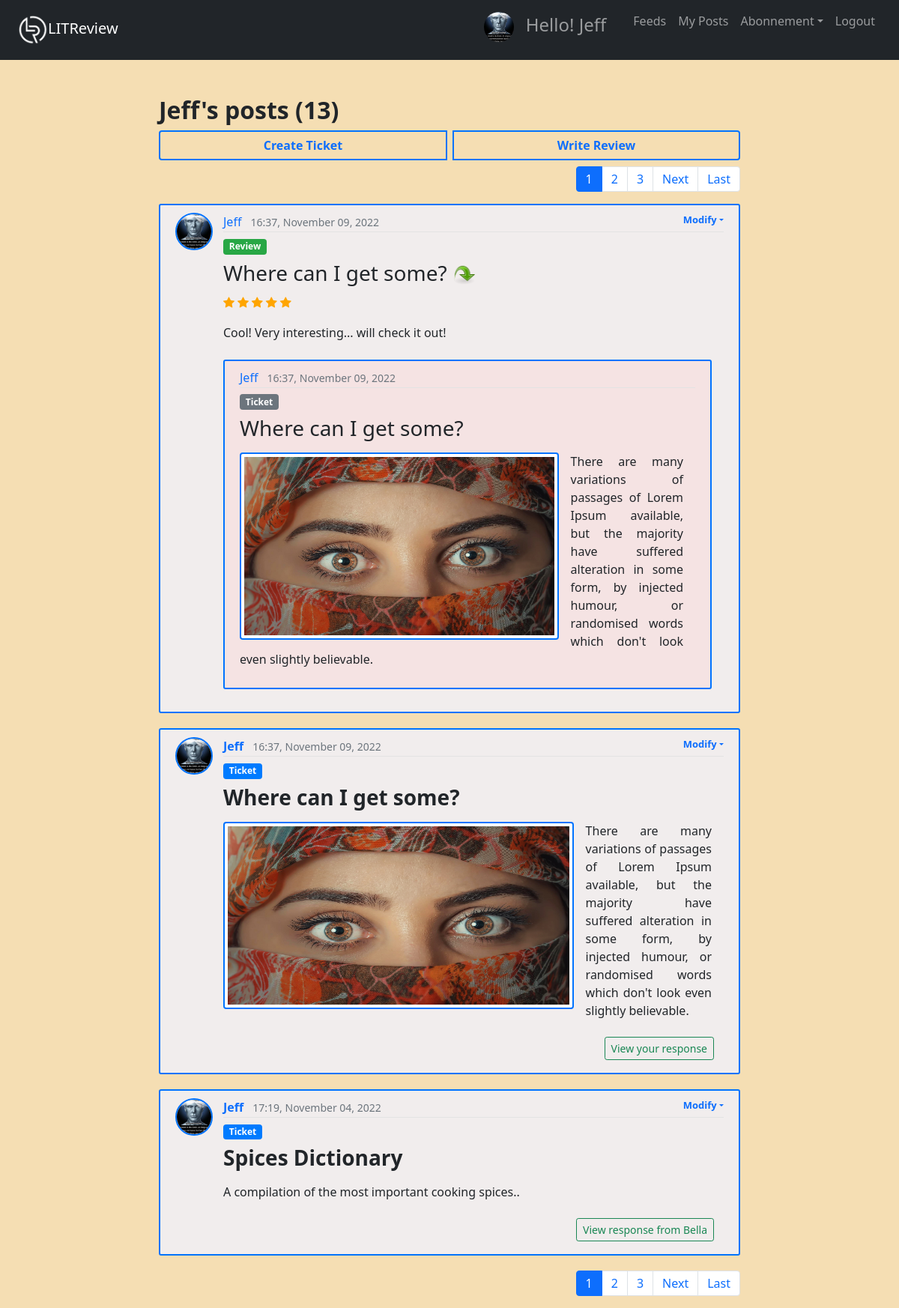
The app's page /my_posts/ (signed in) with its own data.
### users/models.py (models this page shows, shortened)
class UserProfile(models.Model):
    user = models.OneToOneField(User, on_delete=models.CASCADE)
    image = models.ImageField(default="default.jpg", upload_to="profile_pics")

### feeds/models.py (models this page shows, shortened)
class Review(models.Model):
    ticket = models.ForeignKey(to=Ticket, on_delete=models.CASCADE)
    rating = models.PositiveSmallIntegerField(
        validators=[MinValueValidator(0), MaxValueValidator(5)]
    )
    headline = models.CharField(max_length=128)
    body = models.TextField(max_length=8192, blank=True)
    user = models.ForeignKey(to=settings.AUTH_USER_MODEL, on_delete=models.CASCADE)
    time_created = models.DateTimeField(default=timezone.now)

class Ticket(models.Model):
    title = models.CharField(max_length=128)
    description = models.TextField(max_length=2048, blank=True)
    user = models.ForeignKey(to=settings.AUTH_USER_MODEL, on_delete=models.CASCADE)
    time_created = models.DateTimeField(default=timezone.now)
    image = models.ImageField(blank=True, null=True, upload_to="reviews_img")
    if image is True:
        def save(self, *args, **kwargs):
            super().save()
            img = ImageOps.contain(Image.open(self.image.path), (200, 200), method=3)
            img.save(self.image.path)

### feeds/views.py (the view)
# urls.py: path("my_posts/", d_views.user_posts, name="my-posts"),
@login_required
def user_posts(request, pk=None):
    if pk:
        user = get_object_or_404(User, id=pk)
    else:
        user = request.user
    followed_users = get_follows(request.user)
    reviews = Review.objects.filter(user=user)
    reviews = reviews.annotate(content_type=Value("REVIEW", CharField()))
    tickets = Ticket.objects.filter(user=user)
    tickets = tickets.annotate(content_type=Value("TICKET", CharField()))
    replied_tickets, replied_reviews = get_replied_tickets(tickets)
    posts_list = sorted(
        chain(reviews, tickets), key=lambda post: post.time_created, reverse=True
    )
    if posts_list:
        paginator = Paginator(posts_list, 3)
        page = request.GET.get("page")
        posts = paginator.get_page(page)
        total_posts = paginator.count
    else:
        posts = None
        total_posts = 0
    context = {
        "posts": posts,
        "title": f"{user.username}'s posts ({total_posts})",
        "r_tickets": replied_tickets,
        "r_reviews": replied_reviews,
        "followed_users": followed_users,
    }
    return render(request, "feeds/feeds.html", context)

### feeds/utils.py (called while the page is built)
def get_replied_tickets(tickets):
    replied_tickets = []
    replied_reviews = []
    for ticket in tickets:
        try:
            replied = Review.objects.get(ticket=ticket)
            if replied:
                replied_tickets.append(replied.ticket)
                replied_reviews.append(replied)
        except Review.DoesNotExist:
            pass
    return replied_tickets, replied_reviews

def get_follows(user):
    follows = UserFollows.objects.filter(user=user)
    followed_users = []
    for follow in follows:
        followed_users.append(follow.followed_user)
    return followed_users

### feeds/templates/feeds/feeds.html (shortened to what this page needs)
{% extends 'feeds/base.html' %}
{% load static %}
{% block content %}
<div class="container p-0">
    <div class="row mb-2">
      <h2 class="col-8 py-2 mb-0 font-weight-bold">
        {% if posts %}
          {{ title }}
        {% endif %}
      </h2>
      <div class="btn-group" role="group">
        <a type="button" class="btn btn-outline-primary mr-sm-2 font-weight-bold" href="{% url 'create-ticket' %}">Create Ticket</a>
        <a type="button" class="btn btn-outline-primary font-weight-bold" href="{% url 'create-review' %}">Write Review</a>
      </div>
    </div>
  </div>
{% if posts %}
 {% include 'feeds/pagination.html' %}
  {% for post in posts %}
    {% if post.content_type == 'REVIEW' %}
      {% include 'feeds/review_display.html' %}
    {% elif post.content_type == 'TICKET' %}
      {% include 'feeds/ticket_display.html' %}
    {% endif %}
  {% endfor %}
  {% include 'feeds/pagination.html' %}
  {% endif %}
{% endblock content %}

### feeds/templates/feeds/base.html (shortened to what this page needs)
<!DOCTYPE html>
{% load static %}
<html>
<head>
    <link rel="stylesheet" type="text/css" href="{% static 'feeds/css/styles.css'%}?1510690221335">
    <link rel="stylesheet" href="https://cdn.jsdelivr.net/npm/bootstrap@4.3.1/dist/css/bootstrap.min.css" integrity="sha384-
         ggOyR0iXCbMQv3Xipma34MD+dH/1fQ784/j6cY/iJTQUOhcWr7x9JvoRxT2MZw1T">
    <link href="https://cdn.jsdelivr.net/npm/bootstrap@5.0.1/dist/css/bootstrap.min.css" rel="stylesheet">
    <link rel="stylesheet" href="https://cdn.jsdelivr.net/npm/bootstrap-icons@1.7.2/font/bootstrap-icons.css">
</head>
<body>
    <header class="site-header">
    <div id="content", name="content", class="main">
        <div class="row justify-content-center">
            <nav class="navbar navbar-expand-sm bg-dark navbar-dark">
                <div class="container-fluid">
                    <a class="navbar-brand" href=""><img src="{% static 'feeds/img/logo_LITReview.png' %}" width="40" height="40" alt="LITReview logo">LITReview</a>
                    {% if user.is_authenticated%}
                        <div class="collapse navbar-collapse" id="collapsibleNavbar">
                            <ul class="navbar-nav ms-auto">
                                <li class="nav-item">
                                    <h4 class="nav-link hello-msg"><img class="rounded-circle msg-img" src="{{ user.userprofile.image.url }}"/> Hello! {{ user.username}} </h4>
                                </li>
                                <li class="nav-item">
                                    <a class="nav-link" href="{% url 'feeds-home' %}">Feeds</a>
                                </li>
                                <li class="nav-item">
                                    <a class="nav-link" href="{% url 'my-posts' %}">My Posts</a>
                                </li>
                                <li class="nav-item dropdown">
                                    <a class="nav-link dropdown-toggle" href="#" role="button" data-bs-toggle="dropdown">Abonnement</a>
                                </li>
                                <li class="nav-item">
                                    <a class="nav-link" href="/logout">Logout</a>
                                </li>
                            </ul>
                    {% endif %}
                </div>
            </nav>
          </div>
        </header>
        <div id="content", name="content", class="main">
            <div class="row justify-content-center">
                <div class="col-4">
                    {% block content %}
                    {% endblock content %}
                </div>
            </div>
        </div>
</body>
</html>

### feeds/templates/feeds/review_display.html (shortened to what this page needs)
{% load static %}
<article class="media content-section">
  <img class="rounded-circle article-img" src="{{ post.user.userprofile.image.url }}"
        alt="{{ post.user.username }} profile picture">
  <div class="media-body">
    <div class="article-metadata">
      {% if post.user != user %}
        {% if post.user in followed_users %}
          <a class="mr-2 mb-0 text-decoration-none" href="{% url 'user-posts' post.user.id %}">{{ post.user }}</a>
        {% else %}
          <p class="mr-2 mb-0" style="display:inline">{{ post.user }}</p>
        {% endif %}
      {% else %}
        <a class="mr-2 mb-0 text-decoration-none" href="{% url 'my-posts' %}">{{ post.user }}</a>
      {% endif %}
      <small class="text-muted">{{ post.time_created|date:"H:i, F d, Y" }}</small>
      {% if post.user == user %}
        <div class="modify-post">
          <ul class="list-item dropdown">
            <a class="list-link dropdown-toggle text-decoration-none" href="#" role="button" data-bs-toggle="dropdown">Modify</a>
          </ul>
        </div>
      {% elif post.user not in followed_users %}
        <div class="ml-3 text-muted d-inline">
          <i>You are not following {{ post.user }}</i>
          <a class="ml-2 text-success text-decoration-none" href="{% url 'follows_page' %}">Follow</a>
        </div>
      {% endif %}
    </div>
    <h6 class="mb-2 mt-2"><span class="badge badge-success">Review</span></h6>
    <h3 class="mt-0">
      <a class="text-dark text-decoration-none" href="{% url 'review-detail' post.id %}">{{ post.headline }}
        <img src="{% static 'feeds/img/go_jump.png' %}" width="30" height="30" alt="reply png"></a><br>
      <p class="star-rating-{{ post.rating }}" id="stars">
        <i class="bi bi-star-fill"></i>
        <i class="bi bi-star-fill"></i>
        <i class="bi bi-star-fill"></i>
        <i class="bi bi-star-fill"></i>
        <i class="bi bi-star-fill"></i>
      </p>
    </h3>
    <div class="review-body">
      <p class="article-content text-justify mt-3 mr-3">{{ post.body }}</p>
    </div>
    <article class="media content-section mr-3 mt-4" id="replied-ticket">
      <div class="media-body">
        <div class="article-metadata">
          {% if post.ticket.user != user %}
            {% if post.ticket.user in followed_users %}
              <a class="mr-2 mb-0" href="{% url 'user-posts' post.ticket.user.id %}">{{ post.ticket.user }}</a>
            {% else %}
              <p class="mr-2 mb-0" style="display:inline">{{ post.ticket.user }}</p>
            {% endif %}
          {% else %}
            <a class="mr-2 mb-0 text-decoration-none" href="{% url 'my-posts' %}">{{ post.ticket.user }}</a>
          {% endif %}
          <small class="text-muted">{{ post.ticket.time_created|date:"H:i, F d, Y" }}</small>
        </div>
        <h6 class="mb-2 mt-2"><span class="badge badge-pill badge-secondary">Ticket</span></h6>
        <h3 class="mt-0">
        <a class="text-dark text-decoration-none" href="{% url 'ticket-detail' post.ticket.id %}">{{ post.ticket.title }}</a>
        </h3>
        <div class="ticket-description">
          {% if post.ticket.image %}
            <img class="img-thumbnail float-left mb-1 mr-3" src="{{ post.ticket.image.url }}"
                alt="{{ post.ticket.title }}">
          {% endif %}
          <p class="article-content text-justify mt-3 mr-3">{{ post.ticket.description }}</p>
        </div>
      </div>
    </article>
  </div>
</article>

### feeds/templates/feeds/ticket_display.html (shortened to what this page needs)
<article class="media content-section">
  <img class="rounded-circle article-img" src="{{ post.user.userprofile.image.url }}"
       alt="{{ post.user.username }} profile picture">
  <div class="media-body">
    <div class="article-metadata">
      {% if post.user != user %}
        {% if post.user in followed_users %}
          <a class="mr-2 mb-0 text-decoration-none" href="{% url 'user-posts' post.user.id %}">{{ post.user }}</a>
        {% else %}
          <p class="mr-2 mb-0" style="display:inline">{{ post.user }}</p>
        {% endif %}
      {% else %}
        <a class="mr-2 mb-0 font-weight-bold text-decoration-none" href="{% url 'my-posts' %}">{{ post.user }}</a>
      {% endif %}
      <small class="text-muted">{{ post.time_created|date:"H:i, F d, Y" }}</small>
      {% if post.user == user %}
      <div class="modify-post">
        <ul class="list-item dropdown">
          <a class="list-link dropdown-toggle text-decoration-none" href="#" role="button" data-bs-toggle="dropdown">Modify</a>
      </ul>
    </div>
      {% elif post.user not in followed_users %}
        <div class="ml-3 text-muted d-inline">
          <i>You are not following {{ post.user }}</i>
          <a class="ml-2 text-success" href="{% url 'follows_page' %}">Follow</a>
        </div>
      {% endif %}
    </div>
    <h6 class="mb-2 mt-2"><span class="badge badge-pill badge-primary">Ticket</span></h6>
    <h3 class="mt-0"><a class="text-dark text-decoration-none font-weight-bold" href="{% url 'ticket-detail' post.id %}">{{ post.title }}</a></h3>
    <div class="ticket-description">
      {% if post.image %}
        <img class="img-thumbnail float-left mb-1 mr-3" src="{{ post.image.url }}"
             alt="{{ post.title }}">
      {% endif %}
      <p class="article-content text-justify mt-3 mr-3">{{ post.description }}</p>
    </div>
    {% if r_tickets and post in r_tickets %}
    {% for reply in r_reviews %}
      {% if post == reply.ticket %}
        <div class="btn float-right">
          <a class="btn btn-outline-success btn-sm" href="{% url 'review-detail' reply.id %}">
            {% if reply.user == user %}
              View your response
            {% else %}
              View response from {{ reply.user }}
            {% endif %}
          </a>
        </div>
      {% endif %}
    {% endfor %}
    {% endif %}
  </div>
</article>

### feeds/static/feeds/css/styles.css (style rules this page uses)
body, html { margin: 0; padding: 0; height: 100%; background: wheat !important; }
.col-4 { width: 800px !important; }
.col-8 { margin-top: 40px !important; }
.msg-img { width: 40px !important; margin-right: 10px; }
.hello-msg { margin-right: 20px; }
.site-header { color: #ffffff; }
.btn-outline-primary { border: 2px solid rgb(0, 115, 255) !important; }
.content-section { background: rgb(241, 237, 237); padding: 10px 20px; border: 2px solid rgb(0, 115, 255); border-radius: 3px; margin-bottom: 20px; }
#replied-ticket { background: rgb(245, 227, 227); }
.article-content { white-space: pre-line !important; text-align: left !important; word-spacing: normal !important; }
.mr-2 { text-decoration: none !important; }
.article-img { height: 50px; width: 50px; border: 2px solid rgb(0, 115, 255); margin-right: 14px; }
.article-metadata { padding-bottom: 1px; margin-bottom: 4px; border-bottom: 1px solid #e3e3e3; }
#stars { font-size: 15px; color: #cccccc; display:inline; }
.star-rating-5 i { color: orange; }
.img-thumbnail { height: 250px !important; width: 70%; object-fit: fill; border: 2px solid rgb(0, 115, 255) !important; }
.modify-post { margin-left: 50px; float: right; font-size: small; font-weight: bolder; }

### records on screen
Review: user.userprofile.image (picture), user "Jeff", time_created "16:37, November 09, 2022", shows "Modify", headline "Where can I get some?", body "Cool! Very interesting... will check it out!", ticket.user "Jeff", ticket.time_created "16:37, November 09, 2022", ticket "Where can I get some?", ticket.image (picture), ticket.description "There are many variations of passages of Lorem Ipsum available, but the majority have suffered alteration in some form, by injected humour, or randomised words which don't look even slightly believable.", shows "View your response"
Ticket: user.userprofile.image (picture), user "Jeff", time_created "16:37, November 09, 2022", shows "Modify", title "Where can I get some?", image (picture), description "There are many variations of passages of Lorem Ipsum available, but the majority have suffered alteration in some form, by injected humour, or randomised words which don't look even slightly believable."
Ticket: user.userprofile.image (picture), user "Jeff", time_created "17:19, November 04, 2022", shows "Modify", title "Spices Dictionary", description "A compilation of the most important cooking spices.."
Review: user "Bella"

### other values on screen
{{ user.username }} "Jeff"
{{ title }} "Jeff's posts (13)"
{{ num }} "1" "1"
{{ num }} "2" "3" "2" "3"
